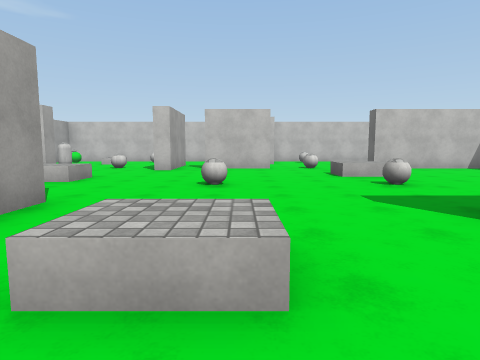
[1] (above)

16 first-person views from a walk through a 3-D level made in the Unity game engine. The camera is 1.4 m above the floor, tilts 6° down and sees 75° across. The floor is counted in squares, 2 m on a side. Each view is taken from the middle of a square. On the plan, view 1 faces up. The plan holds only what a view shows up to about 10 squares ahead; the rest is blank. The player is left out. Surface patterns are stand-ins for the level's own textures.

[2]
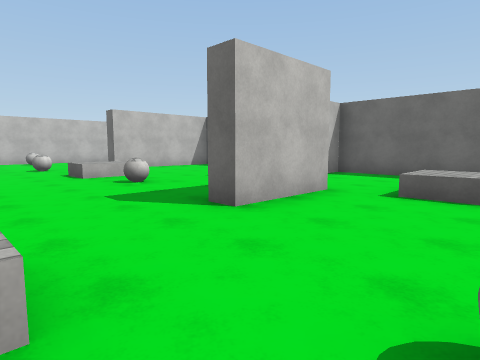

[3]
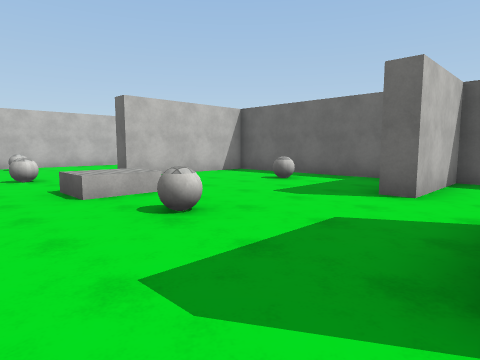

[4]
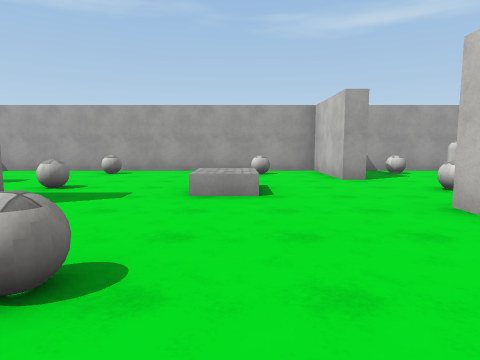

[5]
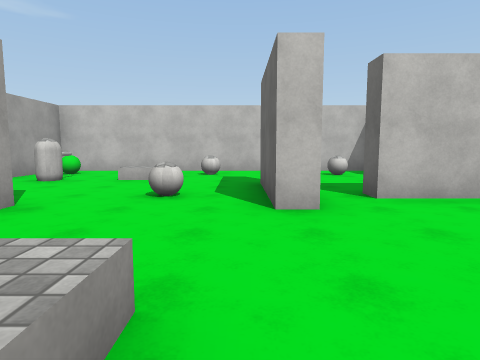

[6]
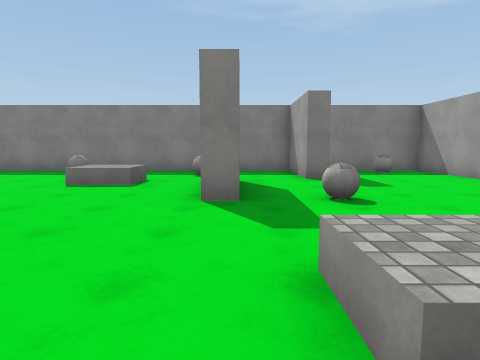

[7]
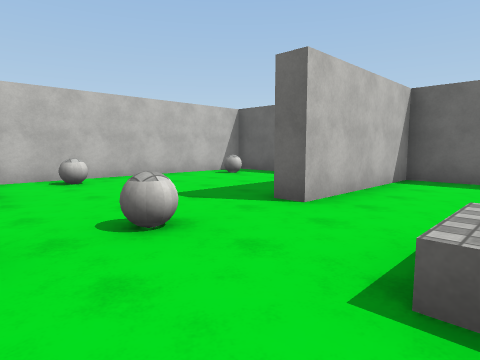

[8]
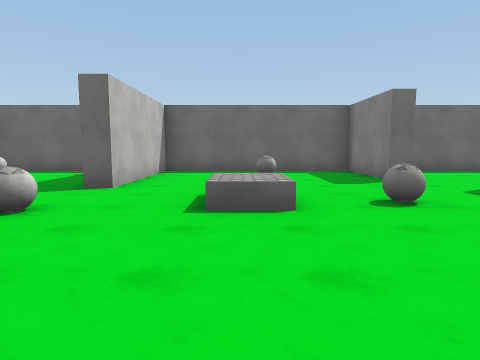

[9]
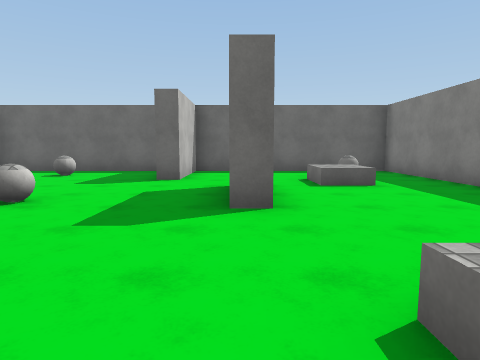

[10]
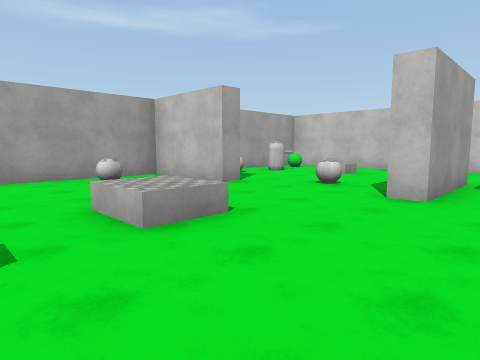

[11]
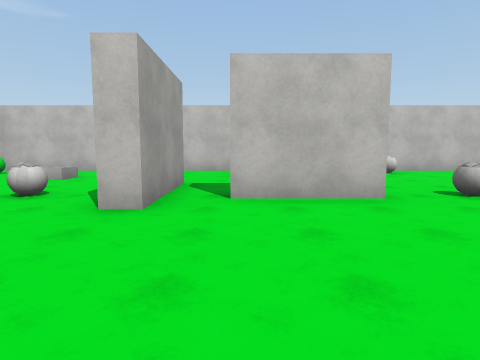

[12]
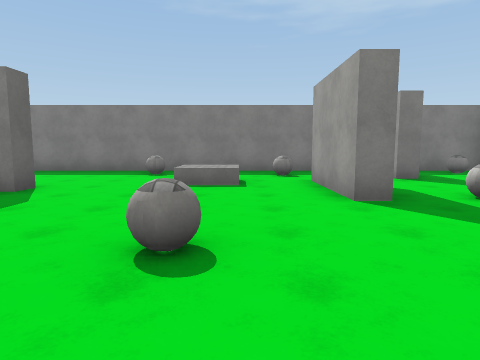

[13]
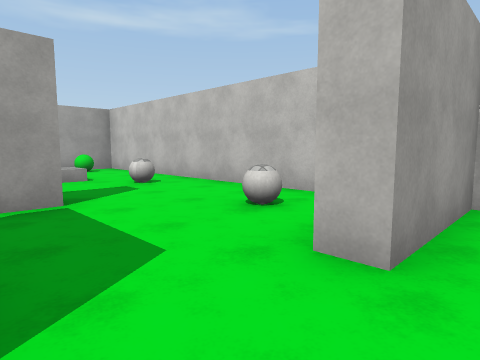

[14]
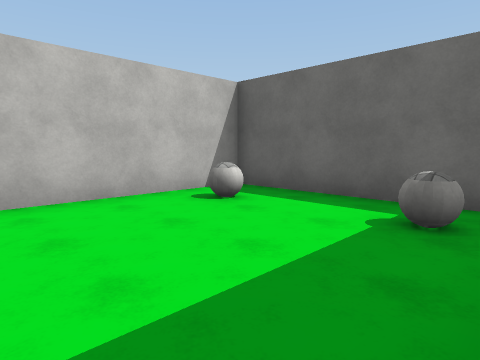

[15]
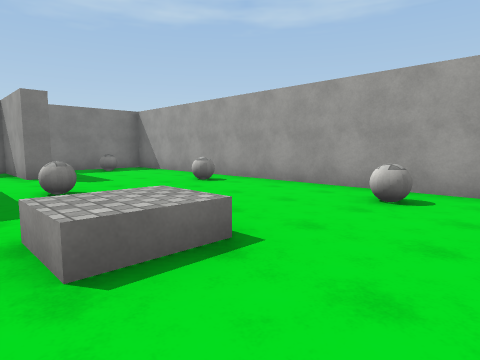

[16]
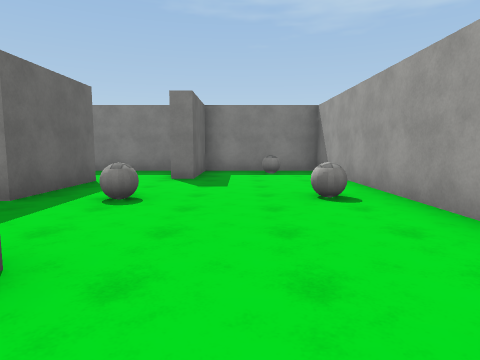

### Floor plan
Points are (right, up) in squares from view 1. A wall is a line through its corners. A room is listed if a view was taken in it or the views show most of it. See-through windows are left out.
Room 1 (views 1, 2, 3, 4, 5, 6, 7, 8, 9, 10, 11, 12, 13, 14, 15, 16)
walls: (1, 10.2) (-1.1, 10.2) (-1.1, 10.8); (-2.1, 12.1) (-2.1, 9.5) (-2.6, 9.5) (-2.6, 12); (-3, 1.5) (-3, 4) (-2.5, 4) (-2.5, 1.5); (-5.7, 9.8) (-5.7, 9.2) (-8.3, 9.2) (-8.3, -1.3) (-5, -1.3) (-5, 1.1) (-4.5, 1.1) (-4.5, -1.3) (8.2, -1.3) (8.2, 4.3) (5.7, 4.3) (5.7, 4.8) (8.2, 4.8) (8.2, 10.2) (4.4, 10.2) (4.4, 10.8); (4.8, 2.6) (2.5, 2.6) (2.5, 3.1); (0.8, 15.3) (-8.3, 15.3) (-8.3, 10.8); (8.2, 11.5) (8.2, 15.3) (1.4, 15.3) (1.4, 12.8) (0.9, 12.8)
ways out: gap at (-1, 11)
objects: other object (-7, 0); other object (-7, 4); other object (-7, 8); other object (-7, 11); other object (-7, 13); other object (-7, 14); other object (-4, 4); other object (-4, 7); other object (-4, 11); other object (-4, 14); other object (-2, 0); other object (-1, 2) to (0, 2); other object (-1, 14); other object (0, 6); other object (1, 0); other object (2, 10); other object (3, 6); other object (3, 8); other object (3, 14); other object (5, 1) to (6, 1); other object (7, 0); other object (7, 7); other object (7, 12); other object (7, 14)

Where each view was taken, in squares from view 1:
view 1: 0 up, 0 right, facing up
view 2: 0 up, 0 right, facing up-right
view 3: 3 up, 1 right, facing up-right
view 4: 7 up, 1 right, facing left
view 5: 6 up, 3 left, facing up
view 6: 8 up, 3 left, facing down
view 7: 8 up, 1 right, facing up-right
view 8: 8 up, 1 left, facing right
view 9: 3 up, 1 left, facing right
view 10: 5 up, 1 left, facing up-left
view 11: 6 up, 1 left, facing up
view 12: 8 up, 1 left, facing down
view 13: 11 up, 2 right, facing up-left
view 14: 11 up, 4 right, facing up-right
view 15: 9 up, 3 left, facing down-left
view 16: 8 up, 6 left, facing down
